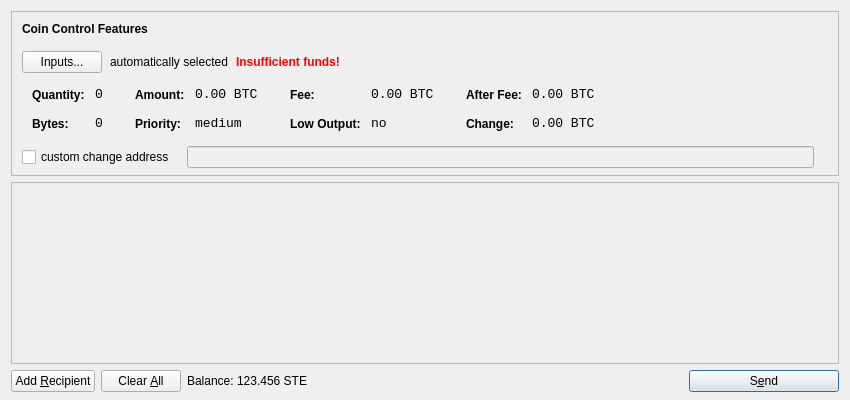
<?xml version="1.0" encoding="UTF-8"?>
<ui version="4.0">
 <class>SendCoinsDialog</class>
 <widget class="QDialog" name="SendCoinsDialog">
  <property name="geometry">
   <rect>
    <x>0</x>
    <y>0</y>
    <width>850</width>
    <height>400</height>
   </rect>
  </property>
  <property name="windowTitle">
   <string>Send Coins</string>
  </property>
  <layout class="QVBoxLayout" name="verticalLayout" stretch="0,1,0">
   <property name="bottomMargin">
    <number>8</number>
   </property>
   <item>
    <widget class="QFrame" name="frameCoinControl">
     <property name="sizePolicy">
      <sizepolicy hsizetype="Expanding" vsizetype="Expanding">
       <horstretch>0</horstretch>
       <verstretch>0</verstretch>
      </sizepolicy>
     </property>
     <property name="maximumSize">
      <size>
       <width>16777215</width>
       <height>16777215</height>
      </size>
     </property>
     <property name="frameShape">
      <enum>QFrame::StyledPanel</enum>
     </property>
     <property name="frameShadow">
      <enum>QFrame::Sunken</enum>
     </property>
     <layout class="QVBoxLayout" name="verticalLayoutCoinControl2">
      <property name="spacing">
       <number>-1</number>
      </property>
      <property name="leftMargin">
       <number>0</number>
      </property>
      <property name="topMargin">
       <number>0</number>
      </property>
      <property name="rightMargin">
       <number>0</number>
      </property>
      <property name="bottomMargin">
       <number>6</number>
      </property>
      <item>
       <layout class="QVBoxLayout" name="verticalLayoutCoinControl" stretch="0,0,0,0,1">
        <property name="spacing">
         <number>0</number>
        </property>
        <property name="leftMargin">
         <number>10</number>
        </property>
        <property name="topMargin">
         <number>10</number>
        </property>
        <item>
         <layout class="QHBoxLayout" name="horizontalLayoutCoinControl1">
          <property name="bottomMargin">
           <number>15</number>
          </property>
          <item>
           <widget class="QLabel" name="labelCoinControlFeatures">
            <property name="sizePolicy">
             <sizepolicy hsizetype="Preferred" vsizetype="Maximum">
              <horstretch>0</horstretch>
              <verstretch>0</verstretch>
             </sizepolicy>
            </property>
            <property name="font">
             <font>
              <weight>75</weight>
              <bold>true</bold>
             </font>
            </property>
            <property name="styleSheet">
             <string notr="true">font-weight:bold;</string>
            </property>
            <property name="text">
             <string>Coin Control Features</string>
            </property>
           </widget>
          </item>
         </layout>
        </item>
        <item>
         <layout class="QHBoxLayout" name="horizontalLayoutCoinControl2" stretch="0,0,0,0">
          <property name="spacing">
           <number>8</number>
          </property>
          <property name="bottomMargin">
           <number>10</number>
          </property>
          <item>
           <widget class="QPushButton" name="pushButtonCoinControl">
            <property name="styleSheet">
             <string notr="true"/>
            </property>
            <property name="text">
             <string>Inputs...</string>
            </property>
           </widget>
          </item>
          <item>
           <widget class="QLabel" name="labelCoinControlAutomaticallySelected">
            <property name="text">
             <string>automatically selected</string>
            </property>
            <property name="margin">
             <number>5</number>
            </property>
           </widget>
          </item>
          <item>
           <widget class="QLabel" name="labelCoinControlInsuffFunds">
            <property name="font">
             <font>
              <weight>75</weight>
              <bold>true</bold>
             </font>
            </property>
            <property name="styleSheet">
             <string notr="true">color:red;font-weight:bold;</string>
            </property>
            <property name="text">
             <string>Insufficient funds!</string>
            </property>
            <property name="margin">
             <number>5</number>
            </property>
           </widget>
          </item>
          <item>
           <spacer name="horizontalSpacerCoinControl">
            <property name="orientation">
             <enum>Qt::Horizontal</enum>
            </property>
            <property name="sizeHint" stdset="0">
             <size>
              <width>40</width>
              <height>1</height>
             </size>
            </property>
           </spacer>
          </item>
         </layout>
        </item>
        <item>
         <widget class="QWidget" name="widgetCoinControl" native="true">
          <property name="sizePolicy">
           <sizepolicy hsizetype="Preferred" vsizetype="Preferred">
            <horstretch>0</horstretch>
            <verstretch>0</verstretch>
           </sizepolicy>
          </property>
          <property name="minimumSize">
           <size>
            <width>0</width>
            <height>0</height>
           </size>
          </property>
          <property name="styleSheet">
           <string notr="true"/>
          </property>
          <layout class="QHBoxLayout" name="horizontalLayoutCoinControl5">
           <property name="margin">
            <number>0</number>
           </property>
           <item>
            <layout class="QHBoxLayout" name="horizontalLayoutCoinControl3" stretch="0,0,0,1">
             <property name="spacing">
              <number>20</number>
             </property>
             <property name="topMargin">
              <number>0</number>
             </property>
             <property name="bottomMargin">
              <number>10</number>
             </property>
             <item>
              <layout class="QFormLayout" name="formLayoutCoinControl1">
               <property name="horizontalSpacing">
                <number>10</number>
               </property>
               <property name="verticalSpacing">
                <number>14</number>
               </property>
               <property name="leftMargin">
                <number>10</number>
               </property>
               <property name="topMargin">
                <number>4</number>
               </property>
               <property name="rightMargin">
                <number>6</number>
               </property>
               <item row="0" column="0">
                <widget class="QLabel" name="labelCoinControlQuantityText">
                 <property name="styleSheet">
                  <string notr="true">font-weight:bold;</string>
                 </property>
                 <property name="text">
                  <string>Quantity:</string>
                 </property>
                 <property name="margin">
                  <number>0</number>
                 </property>
                </widget>
               </item>
               <item row="0" column="1">
                <widget class="QLabel" name="labelCoinControlQuantity">
                 <property name="font">
                  <font>
                   <family>Monospace</family>
                   <pointsize>10</pointsize>
                  </font>
                 </property>
                 <property name="cursor">
                  <cursorShape>IBeamCursor</cursorShape>
                 </property>
                 <property name="contextMenuPolicy">
                  <enum>Qt::ActionsContextMenu</enum>
                 </property>
                 <property name="text">
                  <string notr="true">0</string>
                 </property>
                 <property name="margin">
                  <number>0</number>
                 </property>
                 <property name="textInteractionFlags">
                  <set>Qt::LinksAccessibleByMouse|Qt::TextSelectableByKeyboard|Qt::TextSelectableByMouse</set>
                 </property>
                </widget>
               </item>
               <item row="1" column="0">
                <widget class="QLabel" name="labelCoinControlBytesText">
                 <property name="styleSheet">
                  <string notr="true">font-weight:bold;</string>
                 </property>
                 <property name="text">
                  <string>Bytes:</string>
                 </property>
                </widget>
               </item>
               <item row="1" column="1">
                <widget class="QLabel" name="labelCoinControlBytes">
                 <property name="font">
                  <font>
                   <family>Monospace</family>
                   <pointsize>10</pointsize>
                  </font>
                 </property>
                 <property name="cursor">
                  <cursorShape>IBeamCursor</cursorShape>
                 </property>
                 <property name="contextMenuPolicy">
                  <enum>Qt::ActionsContextMenu</enum>
                 </property>
                 <property name="text">
                  <string notr="true">0</string>
                 </property>
                 <property name="textInteractionFlags">
                  <set>Qt::LinksAccessibleByMouse|Qt::TextSelectableByKeyboard|Qt::TextSelectableByMouse</set>
                 </property>
                </widget>
               </item>
              </layout>
             </item>
             <item>
              <layout class="QFormLayout" name="formLayoutCoinControl2">
               <property name="horizontalSpacing">
                <number>10</number>
               </property>
               <property name="verticalSpacing">
                <number>14</number>
               </property>
               <property name="leftMargin">
                <number>6</number>
               </property>
               <property name="topMargin">
                <number>4</number>
               </property>
               <property name="rightMargin">
                <number>6</number>
               </property>
               <item row="0" column="0">
                <widget class="QLabel" name="labelCoinControlAmountText">
                 <property name="styleSheet">
                  <string notr="true">font-weight:bold;</string>
                 </property>
                 <property name="text">
                  <string>Amount:</string>
                 </property>
                 <property name="margin">
                  <number>0</number>
                 </property>
                </widget>
               </item>
               <item row="0" column="1">
                <widget class="QLabel" name="labelCoinControlAmount">
                 <property name="font">
                  <font>
                   <family>Monospace</family>
                   <pointsize>10</pointsize>
                  </font>
                 </property>
                 <property name="cursor">
                  <cursorShape>IBeamCursor</cursorShape>
                 </property>
                 <property name="contextMenuPolicy">
                  <enum>Qt::ActionsContextMenu</enum>
                 </property>
                 <property name="text">
                  <string notr="true">0.00 BTC</string>
                 </property>
                 <property name="textInteractionFlags">
                  <set>Qt::LinksAccessibleByMouse|Qt::TextSelectableByKeyboard|Qt::TextSelectableByMouse</set>
                 </property>
                </widget>
               </item>
               <item row="1" column="0">
                <widget class="QLabel" name="labelCoinControlPriorityText">
                 <property name="styleSheet">
                  <string notr="true">font-weight:bold;</string>
                 </property>
                 <property name="text">
                  <string>Priority:</string>
                 </property>
                </widget>
               </item>
               <item row="1" column="1">
                <widget class="QLabel" name="labelCoinControlPriority">
                 <property name="font">
                  <font>
                   <family>Monospace</family>
                   <pointsize>10</pointsize>
                  </font>
                 </property>
                 <property name="cursor">
                  <cursorShape>IBeamCursor</cursorShape>
                 </property>
                 <property name="contextMenuPolicy">
                  <enum>Qt::ActionsContextMenu</enum>
                 </property>
                 <property name="text">
                  <string>medium</string>
                 </property>
                 <property name="textInteractionFlags">
                  <set>Qt::LinksAccessibleByMouse|Qt::TextSelectableByKeyboard|Qt::TextSelectableByMouse</set>
                 </property>
                </widget>
               </item>
              </layout>
             </item>
             <item>
              <layout class="QFormLayout" name="formLayoutCoinControl3">
               <property name="horizontalSpacing">
                <number>10</number>
               </property>
               <property name="verticalSpacing">
                <number>14</number>
               </property>
               <property name="leftMargin">
                <number>6</number>
               </property>
               <property name="topMargin">
                <number>4</number>
               </property>
               <property name="rightMargin">
                <number>6</number>
               </property>
               <item row="0" column="0">
                <widget class="QLabel" name="labelCoinControlFeeText">
                 <property name="styleSheet">
                  <string notr="true">font-weight:bold;</string>
                 </property>
                 <property name="text">
                  <string>Fee:</string>
                 </property>
                 <property name="margin">
                  <number>0</number>
                 </property>
                </widget>
               </item>
               <item row="0" column="1">
                <widget class="QLabel" name="labelCoinControlFee">
                 <property name="font">
                  <font>
                   <family>Monospace</family>
                   <pointsize>10</pointsize>
                  </font>
                 </property>
                 <property name="cursor">
                  <cursorShape>IBeamCursor</cursorShape>
                 </property>
                 <property name="contextMenuPolicy">
                  <enum>Qt::ActionsContextMenu</enum>
                 </property>
                 <property name="text">
                  <string notr="true">0.00 BTC</string>
                 </property>
                 <property name="textInteractionFlags">
                  <set>Qt::LinksAccessibleByMouse|Qt::TextSelectableByKeyboard|Qt::TextSelectableByMouse</set>
                 </property>
                </widget>
               </item>
               <item row="1" column="0">
                <widget class="QLabel" name="labelCoinControlLowOutputText">
                 <property name="styleSheet">
                  <string notr="true">font-weight:bold;</string>
                 </property>
                 <property name="text">
                  <string>Low Output:</string>
                 </property>
                </widget>
               </item>
               <item row="1" column="1">
                <widget class="QLabel" name="labelCoinControlLowOutput">
                 <property name="font">
                  <font>
                   <family>Monospace</family>
                   <pointsize>10</pointsize>
                  </font>
                 </property>
                 <property name="cursor">
                  <cursorShape>IBeamCursor</cursorShape>
                 </property>
                 <property name="contextMenuPolicy">
                  <enum>Qt::ActionsContextMenu</enum>
                 </property>
                 <property name="text">
                  <string>no</string>
                 </property>
                 <property name="textInteractionFlags">
                  <set>Qt::LinksAccessibleByMouse|Qt::TextSelectableByKeyboard|Qt::TextSelectableByMouse</set>
                 </property>
                </widget>
               </item>
              </layout>
             </item>
             <item>
              <layout class="QFormLayout" name="formLayoutCoinControl4">
               <property name="horizontalSpacing">
                <number>10</number>
               </property>
               <property name="verticalSpacing">
                <number>14</number>
               </property>
               <property name="leftMargin">
                <number>6</number>
               </property>
               <property name="topMargin">
                <number>4</number>
               </property>
               <property name="rightMargin">
                <number>6</number>
               </property>
               <item row="0" column="0">
                <widget class="QLabel" name="labelCoinControlAfterFeeText">
                 <property name="styleSheet">
                  <string notr="true">font-weight:bold;</string>
                 </property>
                 <property name="text">
                  <string>After Fee:</string>
                 </property>
                 <property name="margin">
                  <number>0</number>
                 </property>
                </widget>
               </item>
               <item row="0" column="1">
                <widget class="QLabel" name="labelCoinControlAfterFee">
                 <property name="font">
                  <font>
                   <family>Monospace</family>
                   <pointsize>10</pointsize>
                  </font>
                 </property>
                 <property name="cursor">
                  <cursorShape>IBeamCursor</cursorShape>
                 </property>
                 <property name="contextMenuPolicy">
                  <enum>Qt::ActionsContextMenu</enum>
                 </property>
                 <property name="text">
                  <string notr="true">0.00 BTC</string>
                 </property>
                 <property name="textInteractionFlags">
                  <set>Qt::LinksAccessibleByMouse|Qt::TextSelectableByKeyboard|Qt::TextSelectableByMouse</set>
                 </property>
                </widget>
               </item>
               <item row="1" column="0">
                <widget class="QLabel" name="labelCoinControlChangeText">
                 <property name="styleSheet">
                  <string notr="true">font-weight:bold;</string>
                 </property>
                 <property name="text">
                  <string>Change:</string>
                 </property>
                </widget>
               </item>
               <item row="1" column="1">
                <widget class="QLabel" name="labelCoinControlChange">
                 <property name="font">
                  <font>
                   <family>Monospace</family>
                   <pointsize>10</pointsize>
                  </font>
                 </property>
                 <property name="cursor">
                  <cursorShape>IBeamCursor</cursorShape>
                 </property>
                 <property name="contextMenuPolicy">
                  <enum>Qt::ActionsContextMenu</enum>
                 </property>
                 <property name="text">
                  <string notr="true">0.00 BTC</string>
                 </property>
                 <property name="textInteractionFlags">
                  <set>Qt::LinksAccessibleByMouse|Qt::TextSelectableByKeyboard|Qt::TextSelectableByMouse</set>
                 </property>
                </widget>
               </item>
              </layout>
             </item>
            </layout>
           </item>
          </layout>
         </widget>
        </item>
        <item>
         <layout class="QHBoxLayout" name="horizontalLayoutCoinControl4" stretch="0,0,0">
          <property name="spacing">
           <number>12</number>
          </property>
          <property name="sizeConstraint">
           <enum>QLayout::SetDefaultConstraint</enum>
          </property>
          <property name="topMargin">
           <number>5</number>
          </property>
          <property name="rightMargin">
           <number>5</number>
          </property>
          <item>
           <widget class="QCheckBox" name="checkBoxCoinControlChange">
            <property name="text">
             <string>custom change address</string>
            </property>
           </widget>
          </item>
          <item>
           <widget class="QLineEdit" name="lineEditCoinControlChange">
            <property name="enabled">
             <bool>false</bool>
            </property>
            <property name="sizePolicy">
             <sizepolicy hsizetype="Expanding" vsizetype="Fixed">
              <horstretch>0</horstretch>
              <verstretch>0</verstretch>
             </sizepolicy>
            </property>
           </widget>
          </item>
          <item>
           <widget class="QLabel" name="labelCoinControlChangeLabel">
            <property name="sizePolicy">
             <sizepolicy hsizetype="Preferred" vsizetype="Expanding">
              <horstretch>0</horstretch>
              <verstretch>0</verstretch>
             </sizepolicy>
            </property>
            <property name="minimumSize">
             <size>
              <width>0</width>
              <height>0</height>
             </size>
            </property>
            <property name="text">
             <string/>
            </property>
            <property name="margin">
             <number>3</number>
            </property>
           </widget>
          </item>
         </layout>
        </item>
        <item>
         <spacer name="verticalSpacerCoinControl">
          <property name="orientation">
           <enum>Qt::Vertical</enum>
          </property>
          <property name="sizeHint" stdset="0">
           <size>
            <width>800</width>
            <height>1</height>
           </size>
          </property>
         </spacer>
        </item>
       </layout>
      </item>
     </layout>
    </widget>
   </item>
   <item>
    <widget class="QScrollArea" name="scrollArea">
     <property name="widgetResizable">
      <bool>true</bool>
     </property>
     <widget class="QWidget" name="scrollAreaWidgetContents">
      <property name="geometry">
       <rect>
        <x>0</x>
        <y>0</y>
        <width>830</width>
        <height>165</height>
       </rect>
      </property>
      <layout class="QVBoxLayout" name="verticalLayout_2">
       <property name="margin">
        <number>0</number>
       </property>
       <item>
        <layout class="QVBoxLayout" name="entries">
         <property name="spacing">
          <number>6</number>
         </property>
        </layout>
       </item>
       <item>
        <spacer name="verticalSpacer">
         <property name="orientation">
          <enum>Qt::Vertical</enum>
         </property>
         <property name="sizeHint" stdset="0">
          <size>
           <width>20</width>
           <height>40</height>
          </size>
         </property>
        </spacer>
       </item>
      </layout>
     </widget>
    </widget>
   </item>
   <item>
    <layout class="QHBoxLayout" name="horizontalLayout">
     <item>
      <widget class="QPushButton" name="addButton">
       <property name="toolTip">
        <string>Send to multiple recipients at once</string>
       </property>
       <property name="text">
        <string>Add &amp;Recipient</string>
       </property>
       <property name="icon">
        <iconset resource="../bitcoin.qrc">
         <normaloff>:/icons/add</normaloff>:/icons/add</iconset>
       </property>
       <property name="autoDefault">
        <bool>false</bool>
       </property>
      </widget>
     </item>
     <item>
      <widget class="QPushButton" name="clearButton">
       <property name="sizePolicy">
        <sizepolicy hsizetype="Minimum" vsizetype="Fixed">
         <horstretch>0</horstretch>
         <verstretch>0</verstretch>
        </sizepolicy>
       </property>
       <property name="toolTip">
        <string>Remove all transaction fields</string>
       </property>
       <property name="text">
        <string>Clear &amp;All</string>
       </property>
       <property name="icon">
        <iconset resource="../bitcoin.qrc">
         <normaloff>:/icons/remove</normaloff>:/icons/remove</iconset>
       </property>
       <property name="autoRepeatDelay">
        <number>300</number>
       </property>
       <property name="autoDefault">
        <bool>false</bool>
       </property>
      </widget>
     </item>
     <item>
      <layout class="QHBoxLayout" name="horizontalLayout_2">
       <property name="spacing">
        <number>3</number>
       </property>
       <item>
        <widget class="QLabel" name="label">
         <property name="text">
          <string>Balance:</string>
         </property>
        </widget>
       </item>
       <item>
        <widget class="QLabel" name="labelBalance">
         <property name="cursor">
          <cursorShape>IBeamCursor</cursorShape>
         </property>
         <property name="text">
          <string>123.456 STE</string>
         </property>
         <property name="textInteractionFlags">
          <set>Qt::LinksAccessibleByMouse|Qt::TextSelectableByKeyboard|Qt::TextSelectableByMouse</set>
         </property>
        </widget>
       </item>
      </layout>
     </item>
     <item>
      <spacer name="horizontalSpacer">
       <property name="orientation">
        <enum>Qt::Horizontal</enum>
       </property>
       <property name="sizeHint" stdset="0">
        <size>
         <width>40</width>
         <height>20</height>
        </size>
       </property>
      </spacer>
     </item>
     <item>
      <widget class="QPushButton" name="sendButton">
       <property name="minimumSize">
        <size>
         <width>150</width>
         <height>0</height>
        </size>
       </property>
       <property name="toolTip">
        <string>Confirm the send action</string>
       </property>
       <property name="text">
        <string>S&amp;end</string>
       </property>
       <property name="icon">
        <iconset resource="../bitcoin.qrc">
         <normaloff>:/icons/send</normaloff>:/icons/send</iconset>
       </property>
       <property name="default">
        <bool>true</bool>
       </property>
      </widget>
     </item>
    </layout>
   </item>
  </layout>
 </widget>
 <resources>
  <include location="../bitcoin.qrc"/>
 </resources>
 <connections/>
</ui>
